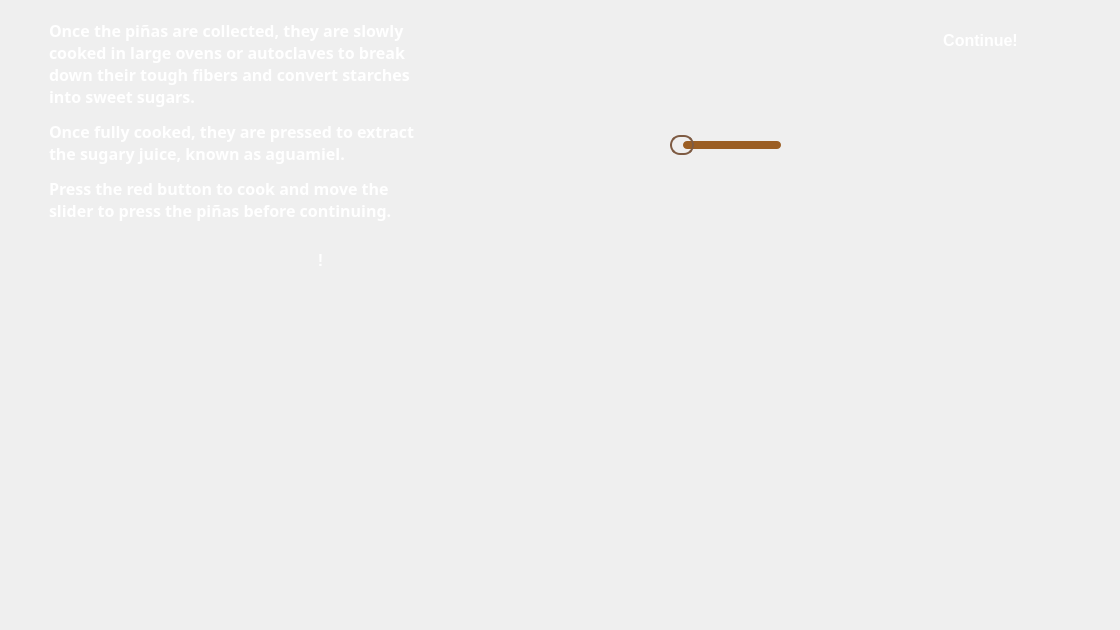
<?xml version="1.0" encoding="UTF-8"?>
<ui version="4.0">
 <class>MexicoCookPress</class>
 <widget class="QWidget" name="MexicoCookPress">
  <property name="geometry">
   <rect>
    <x>0</x>
    <y>0</y>
    <width>1120</width>
    <height>630</height>
   </rect>
  </property>
  <property name="windowTitle">
   <string>Form</string>
  </property>
  <widget class="QLabel" name="oven">
   <property name="geometry">
    <rect>
     <x>-10</x>
     <y>140</y>
     <width>681</width>
     <height>561</height>
    </rect>
   </property>
   <property name="text">
    <string/>
   </property>
   <property name="pixmap">
    <pixmap resource="Pictures.qrc">:/Resources/mexicooven.png</pixmap>
   </property>
   <property name="scaledContents">
    <bool>true</bool>
   </property>
  </widget>
  <widget class="QLabel" name="table">
   <property name="geometry">
    <rect>
     <x>610</x>
     <y>330</y>
     <width>941</width>
     <height>501</height>
    </rect>
   </property>
   <property name="text">
    <string/>
   </property>
   <property name="pixmap">
    <pixmap resource="Pictures.qrc">:/Resources/table.png</pixmap>
   </property>
   <property name="scaledContents">
    <bool>true</bool>
   </property>
  </widget>
  <widget class="QPushButton" name="continuebtn">
   <property name="geometry">
    <rect>
     <x>920</x>
     <y>20</y>
     <width>121</width>
     <height>41</height>
    </rect>
   </property>
   <property name="styleSheet">
    <string notr="true">QPushButton {
    /* Base style */
    color: white;
    background-color: qlineargradient(
        x1: 0, y1: 0, 
        x2: 0, y2: 1, 
        stop: 0 #5cb85c, 
        stop: 1 #4cae4c);
    border: none;
    border-radius: 10px;
    padding: 8px 16px;
    font-size: 16px;
    font-weight: bold;
}

QPushButton:hover {
    /* Slightly brighter on hover */
    background-color: qlineargradient(
        x1: 0, y1: 0, 
        x2: 0, y2: 1, 
        stop: 0 #66bb6a, 
        stop: 1 #43a047);
}

QPushButton:pressed {
    /* Darker when pressed */
    background-color: qlineargradient(
        x1: 0, y1: 0, 
        x2: 0, y2: 1, 
        stop: 0 #43a047, 
        stop: 1 #388e3c);
}

QPushButton:disabled {
	background-color: rgba(44, 44, 44, 50)
}
</string>
   </property>
   <property name="text">
    <string>Continue!</string>
   </property>
  </widget>
  <widget class="QLabel" name="background">
   <property name="geometry">
    <rect>
     <x>0</x>
     <y>0</y>
     <width>1121</width>
     <height>631</height>
    </rect>
   </property>
   <property name="text">
    <string/>
   </property>
   <property name="pixmap">
    <pixmap resource="Pictures.qrc">:/Resources/mexicopressbg.png</pixmap>
   </property>
   <property name="scaledContents">
    <bool>true</bool>
   </property>
  </widget>
  <widget class="QPushButton" name="steambtn">
   <property name="geometry">
    <rect>
     <x>280</x>
     <y>240</y>
     <width>81</width>
     <height>41</height>
    </rect>
   </property>
   <property name="styleSheet">
    <string notr="true">QPushButton {
    color: white;
    background: qlineargradient(
        x1: 0, y1: 0,
        x2: 0, y2: 1,
        stop: 0 #FF4D4F,  
        stop: 1 #CC0000    
    );
    border: none;
    border-radius: 8px;
    padding: 10px 20px;
    font-size: 16px;
    font-weight: bold;
}

QPushButton:hover {
    background: qlineargradient(
        x1: 0, y1: 0,
        x2: 0, y2: 1,
        stop: 0 #FF6666,   
        stop: 1 #D03535
    );
}

QPushButton:pressed {
    background: qlineargradient(
        x1: 0, y1: 0,
        x2: 0, y2: 1,
        stop: 0 #CC0000, 
        stop: 1 #990000
    );
}
</string>
   </property>
   <property name="text">
    <string>!</string>
   </property>
  </widget>
  <widget class="QLabel" name="ovenclosed">
   <property name="geometry">
    <rect>
     <x>-10</x>
     <y>140</y>
     <width>681</width>
     <height>561</height>
    </rect>
   </property>
   <property name="text">
    <string/>
   </property>
   <property name="pixmap">
    <pixmap resource="Pictures.qrc">:/Resources/mexicoovenclosed.png</pixmap>
   </property>
   <property name="scaledContents">
    <bool>true</bool>
   </property>
  </widget>
  <widget class="QLabel" name="steam">
   <property name="geometry">
    <rect>
     <x>-50</x>
     <y>-20</y>
     <width>351</width>
     <height>291</height>
    </rect>
   </property>
   <property name="text">
    <string/>
   </property>
   <property name="pixmap">
    <pixmap resource="Pictures.qrc">:/Resources/steam.png</pixmap>
   </property>
   <property name="scaledContents">
    <bool>true</bool>
   </property>
  </widget>
  <widget class="QLabel" name="bucket">
   <property name="geometry">
    <rect>
     <x>820</x>
     <y>350</y>
     <width>241</width>
     <height>231</height>
    </rect>
   </property>
   <property name="text">
    <string/>
   </property>
   <property name="pixmap">
    <pixmap resource="Pictures.qrc">:/Resources/mexicobucket.png</pixmap>
   </property>
   <property name="scaledContents">
    <bool>true</bool>
   </property>
  </widget>
  <widget class="QLabel" name="press">
   <property name="geometry">
    <rect>
     <x>660</x>
     <y>70</y>
     <width>591</width>
     <height>311</height>
    </rect>
   </property>
   <property name="text">
    <string/>
   </property>
   <property name="pixmap">
    <pixmap resource="Pictures.qrc">:/Resources/pressArm.png</pixmap>
   </property>
   <property name="scaledContents">
    <bool>true</bool>
   </property>
  </widget>
  <widget class="QLabel" name="frontbucket">
   <property name="geometry">
    <rect>
     <x>820</x>
     <y>350</y>
     <width>241</width>
     <height>231</height>
    </rect>
   </property>
   <property name="text">
    <string/>
   </property>
   <property name="pixmap">
    <pixmap resource="Pictures.qrc">:/Resources/mexicobucketfront.png</pixmap>
   </property>
   <property name="scaledContents">
    <bool>true</bool>
   </property>
  </widget>
  <widget class="QSlider" name="presser">
   <property name="geometry">
    <rect>
     <x>670</x>
     <y>120</y>
     <width>111</width>
     <height>51</height>
    </rect>
   </property>
   <property name="styleSheet">
    <string notr="true">QSlider {
    /* General slider settings */
    min-height: 30px;       /* ensures enough vertical space for the handle */
    margin: 5px 0;          /* some spacing around the slider */
}

/* The groove (track) of the horizontal slider */
QSlider::groove:horizontal {
    background: qlineargradient(
        x1: 0, y1: 0,
        x2: 1, y2: 0,
        stop: 0 #FCA358,         /* start color: lighter orange */
        stop: 1 #D9751C          /* end color: deeper orange */
    );
    height: 8px;               /* thickness of the slider track */
    border-radius: 4px;        /* round the corners */
    margin: 0px;
}

/* The area to the left of the handle (sub-page) */
QSlider::sub-page:horizontal {
    background: qlineargradient(
        x1: 0, y1: 0,
        x2: 1, y2: 0,
        stop: 0 #FFDD9E,        /* lighter cream/orange */
        stop: 1 #FCA358
    );
    height: 8px;
    border-radius: 4px;
}

/* The area to the right of the handle (add-page) */
QSlider::add-page:horizontal {
    background: #9B5E24;         /* darker brown-orange */
    height: 8px;
    border-radius: 4px;
}

/* The handle of the horizontal slider */
QSlider::handle:horizontal {
    background: qlineargradient(
        x1: 0, y1: 0,
        x2: 1, y2: 1,
        stop: 0 #E6BF9E,         /* top/left: a lighter peach */
        stop: 1 #B27951          /* bottom/right: a deeper brown */
    );
    border: 2px solid #7E5B43;   /* darker outline for a hand-drawn feel */
    width: 20px;                 /* handle width */
    height: 20px;                /* handle height (not strictly needed in horizontal) */
    margin: -6px 0;              /* allows the handle to overlap the groove */
    border-radius: 10px;         /* round handle */
}

/* Handle hover state provides a subtle highlight */
QSlider::handle:horizontal:hover {
    background: qlineargradient(
        x1: 0, y1: 0,
        x2: 1, y2: 1,
        stop: 0 #FCD9A4,
        stop: 1 #CA8F66
    );
    border: 2px solid #7E5B43;
}</string>
   </property>
   <property name="orientation">
    <enum>Qt::Orientation::Horizontal</enum>
   </property>
  </widget>
  <widget class="QLabel" name="sliderbg">
   <property name="geometry">
    <rect>
     <x>640</x>
     <y>120</y>
     <width>171</width>
     <height>51</height>
    </rect>
   </property>
   <property name="text">
    <string/>
   </property>
   <property name="pixmap">
    <pixmap resource="Pictures.qrc">:/Resources/mexicosliderbg.png</pixmap>
   </property>
   <property name="scaledContents">
    <bool>true</bool>
   </property>
  </widget>
  <widget class="QLabel" name="description">
   <property name="geometry">
    <rect>
     <x>40</x>
     <y>10</y>
     <width>401</width>
     <height>221</height>
    </rect>
   </property>
   <property name="font">
    <font>
     <family>Trebuchet MS</family>
     <pointsize>12</pointsize>
    </font>
   </property>
   <property name="styleSheet">
    <string notr="true">color: white;
background: qlineargradient(
        x1:0, y1:0, x2:0, y2:1,
        stop:0 rgba(100, 100, 100, 100),
        stop:1 rgba(30, 30, 30, 220)
    );    
border-radius: 20px;
padding: 5px;</string>
   </property>
   <property name="text">
    <string>&lt;html&gt;&lt;head/&gt;&lt;body&gt;&lt;p&gt;&lt;span style=&quot; font-weight:700;&quot;&gt;Once the piñas are collected, they are slowly cooked in large ovens or autoclaves to break down their tough fibers and convert starches into sweet sugars.&lt;/span&gt;&lt;/p&gt;&lt;p&gt;&lt;span style=&quot; font-weight:700;&quot;&gt;Once fully cooked, they are pressed to extract the sugary juice, known as aguamiel. &lt;/span&gt;&lt;/p&gt;&lt;p&gt;&lt;span style=&quot; font-weight:700;&quot;&gt;Press the red button to cook and move the slider to press the piñas before continuing.&lt;/span&gt;&lt;/p&gt;&lt;/body&gt;&lt;/html&gt;</string>
   </property>
   <property name="alignment">
    <set>Qt::AlignmentFlag::AlignLeading|Qt::AlignmentFlag::AlignLeft|Qt::AlignmentFlag::AlignTop</set>
   </property>
   <property name="wordWrap">
    <bool>true</bool>
   </property>
  </widget>
  <widget class="QLabel" name="pina">
   <property name="geometry">
    <rect>
     <x>840</x>
     <y>400</y>
     <width>91</width>
     <height>91</height>
    </rect>
   </property>
   <property name="text">
    <string/>
   </property>
   <property name="pixmap">
    <pixmap resource="Pictures.qrc">:/Resources/agavepina.png</pixmap>
   </property>
   <property name="scaledContents">
    <bool>true</bool>
   </property>
   <property name="alignment">
    <set>Qt::AlignmentFlag::AlignLeading|Qt::AlignmentFlag::AlignLeft|Qt::AlignmentFlag::AlignVCenter</set>
   </property>
  </widget>
  <widget class="QLabel" name="pina_2">
   <property name="geometry">
    <rect>
     <x>890</x>
     <y>390</y>
     <width>91</width>
     <height>91</height>
    </rect>
   </property>
   <property name="text">
    <string/>
   </property>
   <property name="pixmap">
    <pixmap resource="Pictures.qrc">:/Resources/agavepina.png</pixmap>
   </property>
   <property name="scaledContents">
    <bool>true</bool>
   </property>
   <property name="alignment">
    <set>Qt::AlignmentFlag::AlignLeading|Qt::AlignmentFlag::AlignLeft|Qt::AlignmentFlag::AlignVCenter</set>
   </property>
  </widget>
  <widget class="QLabel" name="pina_3">
   <property name="geometry">
    <rect>
     <x>930</x>
     <y>400</y>
     <width>91</width>
     <height>91</height>
    </rect>
   </property>
   <property name="text">
    <string/>
   </property>
   <property name="pixmap">
    <pixmap resource="Pictures.qrc">:/Resources/agavepina.png</pixmap>
   </property>
   <property name="scaledContents">
    <bool>true</bool>
   </property>
   <property name="alignment">
    <set>Qt::AlignmentFlag::AlignLeading|Qt::AlignmentFlag::AlignLeft|Qt::AlignmentFlag::AlignVCenter</set>
   </property>
  </widget>
  <zorder>background</zorder>
  <zorder>oven</zorder>
  <zorder>table</zorder>
  <zorder>continuebtn</zorder>
  <zorder>ovenclosed</zorder>
  <zorder>steam</zorder>
  <zorder>steambtn</zorder>
  <zorder>bucket</zorder>
  <zorder>sliderbg</zorder>
  <zorder>description</zorder>
  <zorder>pina</zorder>
  <zorder>pina_3</zorder>
  <zorder>pina_2</zorder>
  <zorder>press</zorder>
  <zorder>presser</zorder>
  <zorder>frontbucket</zorder>
 </widget>
 <resources>
  <include location="Pictures.qrc"/>
 </resources>
 <connections/>
</ui>
